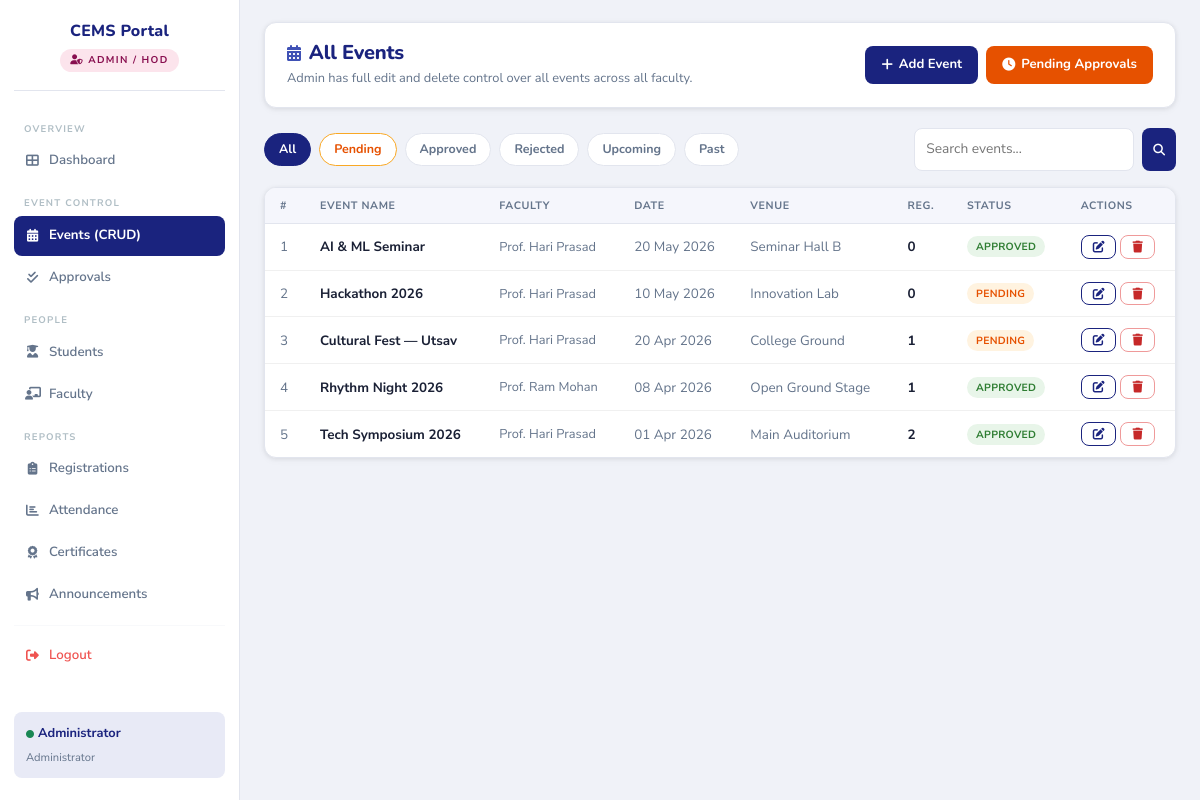
Before: /admin/events.php (signed in) with the older database file.
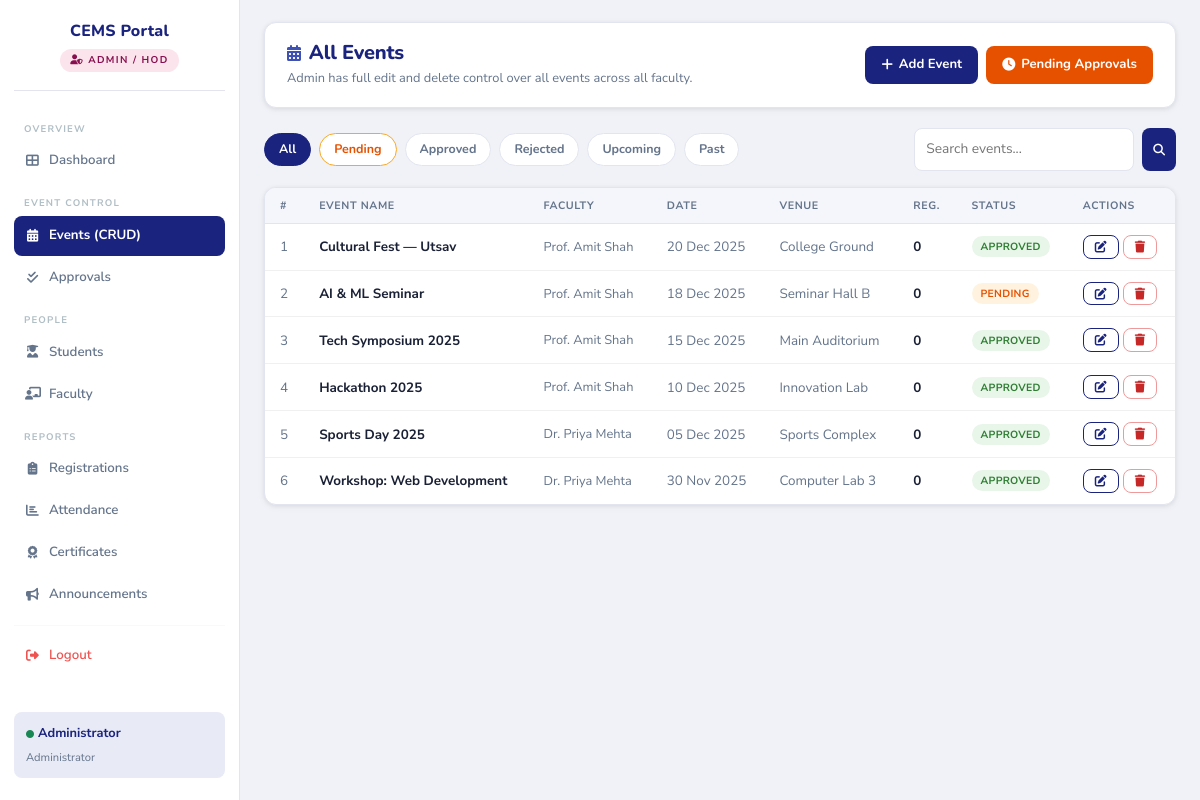
After: the same page with the newer database file.
### tables this page shows
CREATE TABLE events (
    event_id         INT AUTO_INCREMENT PRIMARY KEY,
    event_name       VARCHAR(200) NOT NULL,
    description      TEXT         DEFAULT NULL,
    venue            VARCHAR(200) DEFAULT NULL,
    event_date       DATE         NOT NULL,
    event_time       TIME         DEFAULT NULL,
    capacity         INT          DEFAULT NULL,
    status           ENUM('Pending','Approved','Rejected') NOT NULL DEFAULT 'Pending',
    rejection_reason VARCHAR(500) DEFAULT NULL,
    created_by       INT          NOT NULL,
    created_at       TIMESTAMP    DEFAULT CURRENT_TIMESTAMP,
    FOREIGN KEY (created_by) REFERENCES faculty(faculty_id) ON DELETE CASCADE
);

CREATE TABLE faculty (
    faculty_id  INT AUTO_INCREMENT PRIMARY KEY,
    full_name   VARCHAR(150) NOT NULL,
    email       VARCHAR(150) NOT NULL UNIQUE,
    department  VARCHAR(100) DEFAULT NULL,
    username    VARCHAR(80)  NOT NULL UNIQUE,
    password    VARCHAR(255) NOT NULL,
    created_at  TIMESTAMP    DEFAULT CURRENT_TIMESTAMP
);

### admin/events.php (the view, shortened to what this page needs)
<?php
$active_page = 'events';
require_once('../config/db.php');
require_once('../includes/admin_sidebar.php');
$action   = $_GET['action'] ?? 'list';
$edit_event = null;
$events = [];
$filter = $_GET['filter'] ?? 'all';
$search = trim($_GET['search'] ?? '');
if ($action === 'list') {
    try {
        $where = "1=1";
        $sql = "
            SELECT e.*, f.full_name AS faculty_name, f.department,
                   COUNT(r.registration_id) AS reg_count
            FROM events e
            LEFT JOIN faculty f ON f.faculty_id = e.created_by
            LEFT JOIN registrations r ON r.event_id = e.event_id
            WHERE $where
        ";
        $sql .= " GROUP BY e.event_id ORDER BY e.event_date DESC";
        $events = $conn->query($sql)->fetch_all(MYSQLI_ASSOC);
    } catch (Exception $e) {}
}
?>
<!DOCTYPE html>
<html lang="en">
<head>
    <link href="https://cdn.jsdelivr.net/npm/bootstrap@5.3.2/dist/css/bootstrap.min.css" rel="stylesheet">
    <link rel="stylesheet" href="https://cdnjs.cloudflare.com/ajax/libs/font-awesome/6.4.2/css/all.min.css">
    <link rel="stylesheet" href="../assets/css/style.css">
</head>
<body>
<main class="main-content"><div class="content-inner">
<?php if ($action === 'create' || ($action === 'edit' && $edit_event)):
    $ev_form = ($action === 'edit') ? $edit_event : [];
    $is_edit_ev = ($action === 'edit');
?>
<div class="page-header">
    <div>
        <h1><i class="fas fa-<?= $is_edit_ev ? 'edit' : 'plus' ?> me-2" style="color:var(--accent);font-size:1rem;"></i>
            <?= $is_edit_ev ? 'Edit Event' : 'Add New Event' ?></h1>
        <p><?= $is_edit_ev ? 'Admin can update any field including status. Changes are reflected immediately.' : 'Create a new event directly as admin.' ?></p>
    </div>
    <a href="events.php" class="btn-outline-custom"><i class="fas fa-arrow-left"></i> Back</a>
</div>
<?php if ($is_edit_ev): ?>
<div class="alert-cems alert-info mb-3" style="font-size:0.82rem;">
    <i class="fas fa-info-circle"></i>
    Created by <strong><?= htmlspecialchars($edit_event['faculty_name'] ?? 'Admin') ?></strong>.
    Changing status to <strong>Approved</strong> will make it visible to students. <strong>Rejected</strong> hides it.
</div>
<?php endif; ?>
<div class="form-card">
    <form method="POST">
        <?php if ($is_edit_ev): ?>
        <input type="hidden" name="edit_id" value="<?= $ev_form['event_id'] ?>">
        <?php endif; ?>
        <div class="row g-3">
            <div class="col-12">
                <label class="form-label-custom">Event Name *</label>
                <input type="text" name="event_name" class="form-control-custom" required
                       value="<?= htmlspecialchars($ev_form['event_name'] ?? $_POST['event_name'] ?? '') ?>">
            </div>
            <div class="col-12">
                <label class="form-label-custom">Description</label>
                <textarea name="description" class="form-control-custom" rows="4"><?= htmlspecialchars($ev_form['description'] ?? $_POST['description'] ?? '') ?></textarea>
            </div>
            <div class="col-md-4">
                <label class="form-label-custom">Event Date *</label>
                <input type="date" name="event_date" class="form-control-custom" required value="<?= $ev_form['event_date'] ?? ($_POST['event_date'] ?? '') ?>">
            </div>
            <div class="col-md-4">
                <label class="form-label-custom">Start Time</label>
                <input type="time" name="event_time" class="form-control-custom" value="<?= $ev_form['event_time'] ?? ($_POST['event_time'] ?? '') ?>">
            </div>
            <div class="col-md-4">
                <label class="form-label-custom">Capacity</label>
                <input type="number" name="capacity" class="form-control-custom" min="1" value="<?= $ev_form['capacity'] ?? ($_POST['capacity'] ?? '') ?>" placeholder="Blank = unlimited">
            </div>
            <div class="col-md-6">
                <label class="form-label-custom">Venue</label>
                <input type="text" name="venue" class="form-control-custom" value="<?= htmlspecialchars($ev_form['venue'] ?? ($_POST['venue'] ?? '')) ?>">
            </div>
            <div class="col-md-6">
                <label class="form-label-custom">Status <small style="text-transform:none;font-weight:400;">(controls student visibility)</small></label>
                <select name="status" class="form-control-custom" id="statusSelect" onchange="toggleReason()">
                    <?php foreach (['Pending','Approved','Rejected'] as $st): ?>
                    <option value="<?= $st ?>" <?= ($ev_form['status'] ?? $_POST['status'] ?? 'Pending') === $st ? 'selected' : '' ?>><?= $st ?></option>
                    <?php endforeach; ?>
                </select>
            </div>
            <div class="col-12" id="rejectionReasonBox" style="<?= ($ev_form['status'] ?? 'Pending') !== 'Rejected' ? 'display:none;' : '' ?>">
                <label class="form-label-custom">Rejection Reason</label>
                <textarea name="rejection_reason" class="form-control-custom" rows="2"
                          placeholder="Reason shown to faculty..."><?= htmlspecialchars($ev_form['rejection_reason'] ?? ($_POST['rejection_reason'] ?? '')) ?></textarea>
            </div>
        </div>
        <div class="d-flex gap-2 mt-4">
            <button type="submit" class="btn-primary-custom"><i class="fas fa-<?= $is_edit_ev ? 'save' : 'plus' ?>"></i> <?= $is_edit_ev ? 'Save Changes' : 'Create Event' ?></button>
            <a href="events.php" class="btn-outline-custom">Cancel</a>
        </div>
    </form>
</div>
<?php elseif (false):  ?>
<?php else: ?>
<div class="page-header">
    <div>
        <h1><i class="fas fa-calendar-alt me-2" style="color:var(--accent);font-size:1rem;"></i>All Events</h1>
        <p>Admin has full edit and delete control over all events across all faculty.</p>
    </div>
    <div class="d-flex gap-2">
        <a href="events.php?action=create" class="btn-primary-custom"><i class="fas fa-plus"></i> Add Event</a>
        <a href="approvals.php" class="btn-primary-custom" style="background:#e65100;"><i class="fas fa-clock"></i> Pending Approvals</a>
    </div>
</div>
<div class="d-flex gap-2 flex-wrap mb-3 align-items-center">
    <?php
    $filters = ['all'=>'All','pending'=>'Pending','approved'=>'Approved','rejected'=>'Rejected','upcoming'=>'Upcoming','past'=>'Past'];
    foreach ($filters as $k => $lbl): ?>
    <a href="events.php?filter=<?= $k ?>" class="filter-btn <?= $filter===$k?'active':'' ?> <?= $k==='pending'?'pending':'' ?>"><?= $lbl ?></a>
    <?php endforeach; ?>
    <form method="GET" class="ms-auto d-flex gap-2">
        <input type="text" name="search" class="form-control-custom" placeholder="Search events..."
               value="<?= htmlspecialchars($search) ?>" style="width:220px;">
        <button type="submit" class="btn-primary-custom btn-sm-custom"><i class="fas fa-search"></i></button>
    </form>
</div>
<div class="table-wrap">
    <table class="cems-table">
        <thead>
            <tr><th>#</th><th>Event Name</th><th>Faculty</th><th>Date</th><th>Venue</th><th>Reg.</th><th>Status</th><th>Actions</th></tr>
        </thead>
        <tbody>
        <?php foreach ($events as $i => $ev): ?>
        <tr>
            <td style="color:var(--text-muted);"><?= $i + 1 ?></td>
            <td>
                <strong><?= htmlspecialchars($ev['event_name']) ?></strong>
            </td>
            <td style="color:var(--text-muted);font-size:0.8rem;"><?= htmlspecialchars($ev['faculty_name'] ?? '—') ?></td>
            <td style="color:var(--text-muted);"><?= date('d M Y', strtotime($ev['event_date'])) ?></td>
            <td style="color:var(--text-muted);"><?= htmlspecialchars($ev['venue'] ?: '—') ?></td>
            <td><strong><?= $ev['reg_count'] ?></strong></td>
            <td><span class="badge-cems badge-<?= strtolower($ev['status']) ?>"><?= $ev['status'] ?></span></td>
            <td>
                <div class="d-flex gap-1">
                    <a href="events.php?action=edit&id=<?= $ev['event_id'] ?>" class="btn-outline-custom btn-sm-custom"><i class="fas fa-edit"></i></a>
                    <button class="btn-danger-custom btn-sm-custom"
                            onclick="confirmDelete(<?= $ev['event_id'] ?>, '<?= addslashes(htmlspecialchars($ev['event_name'])) ?>')">
                        <i class="fas fa-trash"></i>
                    </button>
                </div>
            </td>
        </tr>
        <?php endforeach; ?>
        </tbody>
    </table>
</div>
<?php endif; ?>
</div></main>
</body>
</html>

### includes/admin_sidebar.php (shortened to what this page needs)
<?php
$active_page = $active_page ?? '';
?>
<aside class="sidebar">
    <div class="sidebar-brand">
        <div class="brand-title">CEMS Portal</div>
        <div class="brand-role role-admin mt-2"><i class="fas fa-user-shield me-1"></i>Admin / HOD</div>
    </div>
    <nav class="sidebar-nav">
        <div class="nav-section-label">Overview</div>
        <a href="dashboard.php" class="nav-link <?= $active_page === 'dashboard' ? 'active' : '' ?>">
            <i class="fas fa-th-large"></i> Dashboard
        </a>
        <div class="nav-section-label">Event Control</div>
        <a href="events.php" class="nav-link <?= $active_page === 'events' ? 'active' : '' ?>">
            <i class="fas fa-calendar-alt"></i> Events (CRUD)
        </a>
        <a href="approvals.php" class="nav-link <?= $active_page === 'approvals' ? 'active' : '' ?>">
            <i class="fas fa-check-double"></i> Approvals
        </a>
        <div class="nav-section-label">People</div>
        <a href="students.php" class="nav-link <?= $active_page === 'students' ? 'active' : '' ?>">
            <i class="fas fa-user-graduate"></i> Students
        </a>
        <a href="faculty.php" class="nav-link <?= $active_page === 'faculty' ? 'active' : '' ?>">
            <i class="fas fa-chalkboard-teacher"></i> Faculty
        </a>
        <div class="nav-section-label">Reports</div>
        <a href="registrations.php" class="nav-link <?= $active_page === 'registrations' ? 'active' : '' ?>">
            <i class="fas fa-clipboard-list"></i> Registrations
        </a>
        <a href="attendance.php" class="nav-link <?= $active_page === 'attendance' ? 'active' : '' ?>">
            <i class="fas fa-chart-bar"></i> Attendance
        </a>
        <a href="certificates.php" class="nav-link <?= $active_page === 'certificates' ? 'active' : '' ?>">
            <i class="fas fa-award"></i> Certificates
        </a>
        <a href="announcements.php" class="nav-link <?= $active_page === 'announcements' ? 'active' : '' ?>">
            <i class="fas fa-bullhorn"></i> Announcements
        </a>
        <hr style="border-color:var(--border);margin:10px 0;">
        <a href="../auth/logout.php" class="nav-link nav-logout">
            <i class="fas fa-sign-out-alt"></i> Logout
        </a>
    </nav>
    <div class="sidebar-user">
        <div class="user-name"><i class="fas fa-circle text-success me-1" style="font-size:0.5rem;vertical-align:middle;"></i><?= htmlspecialchars($_SESSION['admin_name']) ?></div>
        <div class="user-id mt-1">Administrator</div>
    </div>
</aside>

### admin/events.php (style rules this page uses)
.filter-btn { padding:5px 14px; border-radius:20px; font-size:0.78rem; font-weight:700; font-family:var(--font-display); border:1.5px solid var(--border); background:white; color:var(--text-muted); cursor:pointer; transition:var(--transition); text-decoration:none; display:inline-block; }
.filter-btn:hover,.filter-btn.active { background:var(--primary); color:white; border-color:var(--primary); }
.filter-btn.pending { border-color:#f9a825; color:#e65100; }

Changed rows visible on the page:
removed events: event_name "Rhythm Night 2026", created_by.full_name "Prof. Ram Mohan", event_date "08 Apr 2026", venue "Open Ground Stage", reg_count "1", status "APPROVED"
changed events "Cultural Fest — Utsav": created_by.full_name "Prof. Hari Prasad" → "Prof. Amit Shah"; event_date "20 Apr 2026" → "20 Dec 2025"; reg_count "1" → "0"; status "PENDING" → "APPROVED"; moves up the list
changed events "AI & ML Seminar": created_by.full_name "Prof. Hari Prasad" → "Prof. Amit Shah"; event_date "20 May 2026" → "18 Dec 2025"; status "APPROVED" → "PENDING"
changed events "Main Auditorium": event_name "Tech Symposium 2026" → "Tech Symposium 2025"; created_by.full_name "Prof. Hari Prasad" → "Prof. Amit Shah"; event_date "01 Apr 2026" → "15 Dec 2025"; reg_count "2" → "0"; moves up the list
changed events "Innovation Lab": event_name "Hackathon 2026" → "Hackathon 2025"; created_by.full_name "Prof. Hari Prasad" → "Prof. Amit Shah"; event_date "10 May 2026" → "10 Dec 2025"; status "PENDING" → "APPROVED"
added events: event_name "Sports Day 2025", created_by.full_name "Dr. Priya Mehta", event_date "05 Dec 2025", venue "Sports Complex", reg_count "0", status "APPROVED"
added events: event_name "Workshop: Web Development", created_by.full_name "Dr. Priya Mehta", event_date "30 Nov 2025", venue "Computer Lab 3", reg_count "0", status "APPROVED"
